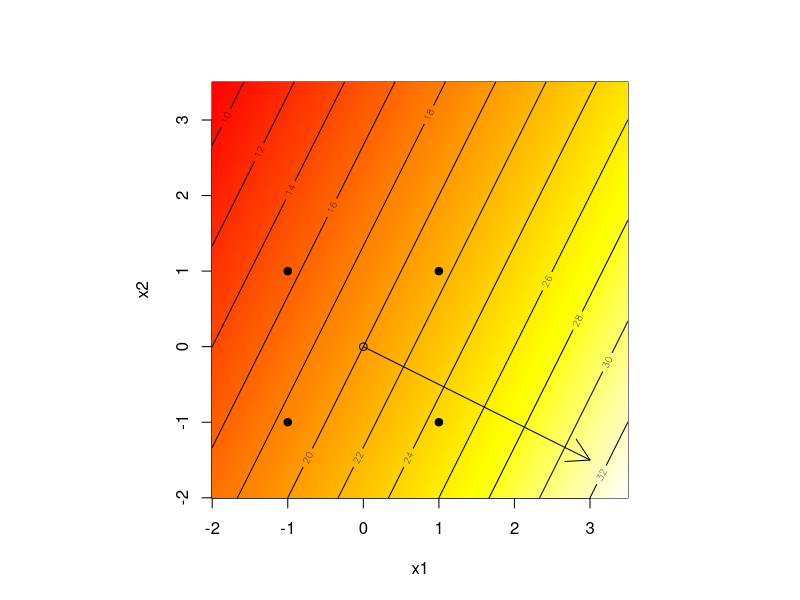
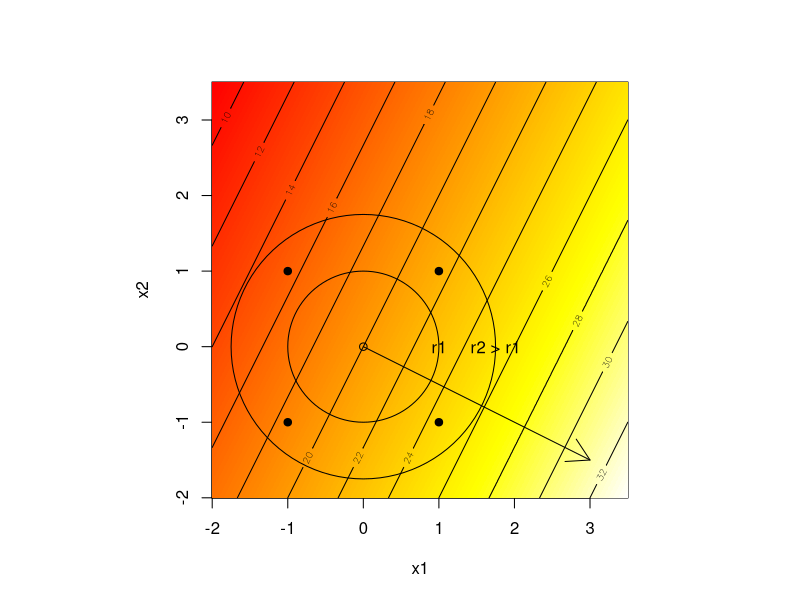
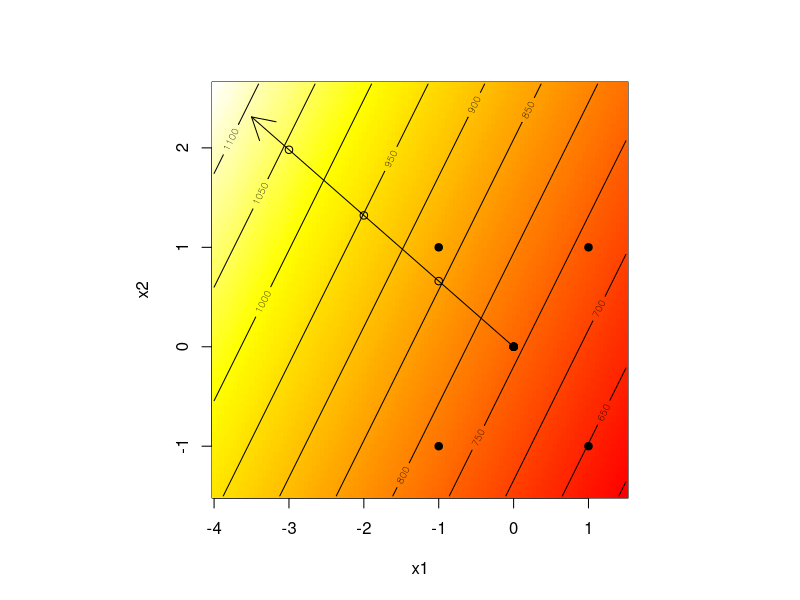
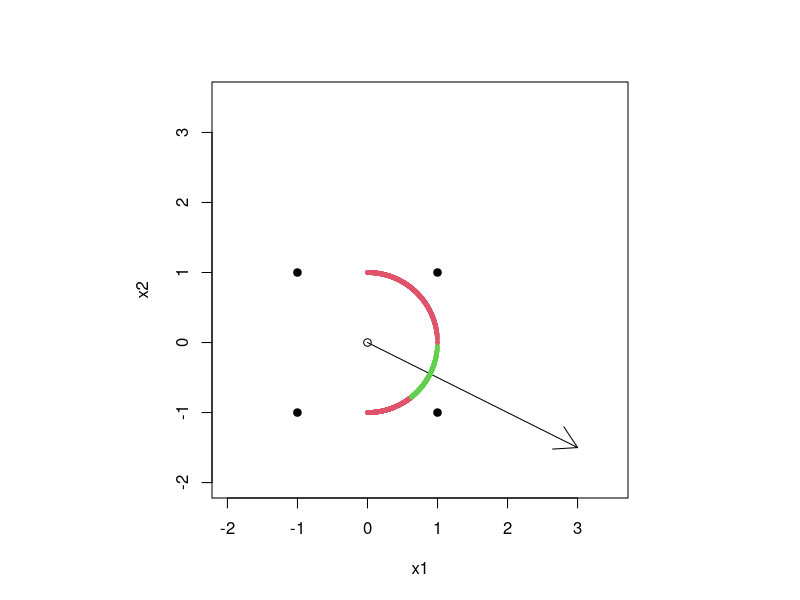
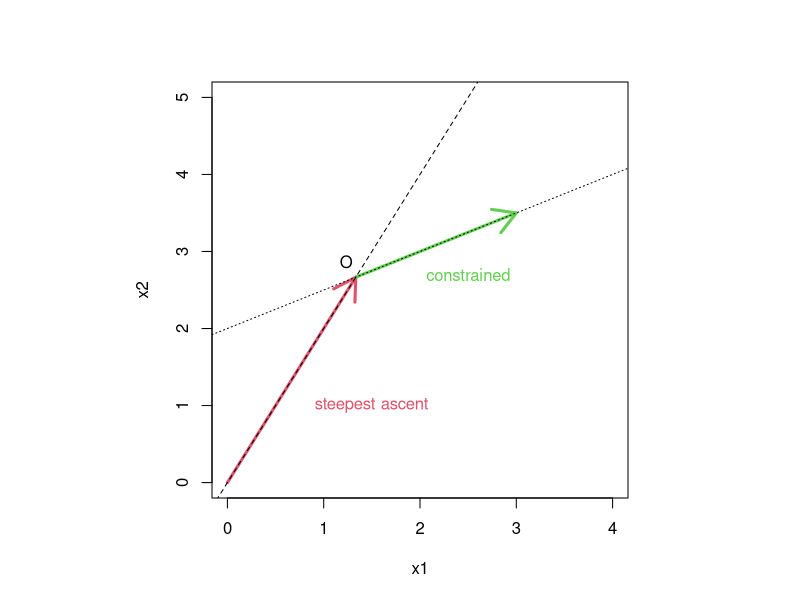
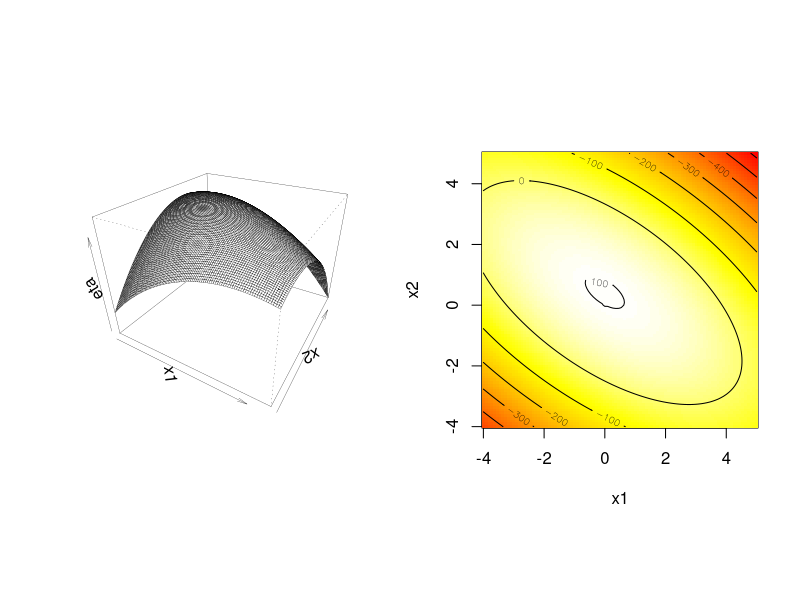
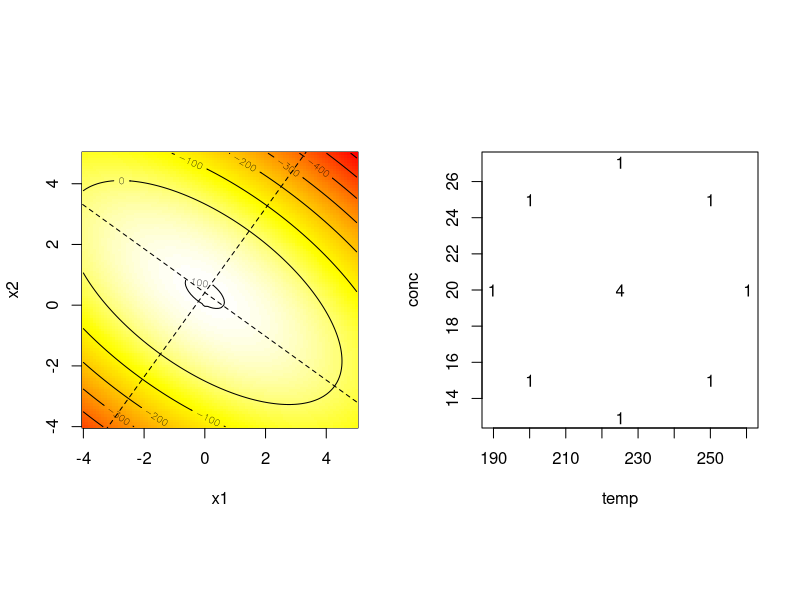
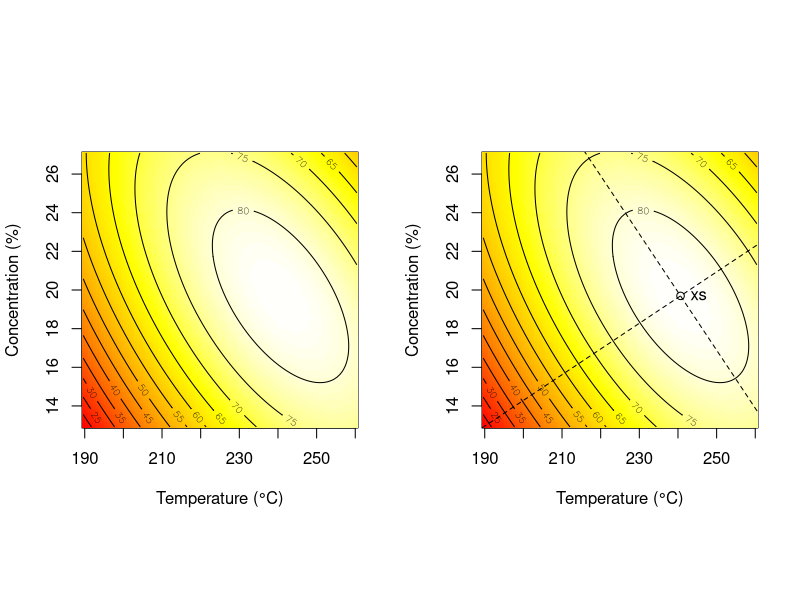

Write the R code that produced these figures, in order.
## ---- chunk 1
first.order <- function(x1, x2) {
  20 + 3*x1 - 1.5*x2
}
## ---- chunk 2
x1 <- x2 <- seq(-2, 3.5, length=1000)
g <- expand.grid(x1, x2)
yhat <- matrix(first.order(g[,1], g[,2]), ncol=length(x2))
D <- rbind(c(-1,-1), c(-1,1), c(1,-1), c(1,1))
D
## ---- chunk 3
cols <- heat.colors(128)
par(pty="s")
image(x1, x2, yhat, col=cols)
contour(x1, x2, yhat, add=TRUE)
points(D, pch=19)
points(0, 0)
arrows(0, 0, 3, -1.5)
## ---- chunk 4
par(pty="s")
image(x1, x2, yhat, col=cols)
contour(x1, x2, yhat, add=TRUE)
points(D, pch=19)
points(0, 0)
arrows(0, 0, 3, -1.5)
library(plotrix)
draw.circle(0, 0, 1)
text(1, 0, "r1")
draw.circle(0, 0, 1.75)
text(1.75, 0, "r2 > r1")
## ---- chunk 5
plasma <- read.table("dataset/plasma.txt", header=TRUE)
plasma
## ---- chunk 6
library(magrittr)
fit.int <- lm(etch ~ x1*x2, data=plasma)
summary(fit.int)
summary(fit.int)$coefficients %>% signif(digits=4)
## ---- chunk 7
fit <- lm(etch ~ x1 + x2, data=plasma)
summary(fit)
coef(fit)
## ---- chunk 8
AIC(fit, fit.int)
BIC(fit, fit.int)
## ---- chunk 9
b1 <- coef(fit)[2]
b2 <- coef(fit)[3]
delta2 <- abs(b2/b1)
delta2
## ---- chunk 10
Dnew <- data.frame(x1=-1:-3, x2=(1:3)*delta2)
Dnew
## ---- chunk 11
x1 <- seq(-4, 1.5, length=100)
x2 <- seq(-1.5, 4*delta2, length=100)
g <- expand.grid(x1=x1, x2=x2)
yhat <- matrix(predict(fit, newdata=g), ncol=length(x2))
## ---- chunk 12
par(pty="s")
image(x1, x2, yhat, col=cols)
contour(x1, x2, yhat, add=TRUE)
points(plasma$x1, plasma$x2, pch=19)
points(0, 0)
arrows(0, 0, -3.5, 3.5*delta2)
points(Dnew)
## ---- chunk 13
plasma.delta <- read.table("dataset/plasma_delta.txt", header=TRUE)
plasma.delta$p.etch <- predict(fit, newdata=plasma.delta[,4:5])
plasma.delta
## ---- chunk 14
max(plasma$etch)
## ---- chunk 15
r <- cbind(c(1, 2), c(100, 150), c(500, 1000), c(75, 120))
colnames(r) <- c("vel", "temp", "mpress", "bpress")
r
## ---- chunk 16
base <- r[1,] + (r[2,] - r[1,])/2
base
## ---- chunk 17
b <- c(-5.24, -6.22, -1.21, -1.07)
delta <- b/b[1]
delta
## ---- chunk 18
path <- rbind(0, apply(matrix(rep(delta, 4), ncol=4, byrow=TRUE), 2, cumsum))
colnames(path) <- paste0("x", 1:4)
rownames(path) <- paste0("Base +", 0:4, "Δ")
path
## ---- chunk 19
dnat <- delta*(r[2,] - r[1,])/2
dnat
## ---- chunk 20
matrix(rep(base, 4), ncol=4, byrow=TRUE)
## ---- chunk 21
pnat <- rbind(base, matrix(rep(base, 4), ncol=4, byrow=TRUE) + 
                apply(matrix(rep(dnat, 4), ncol=4, byrow=TRUE), 2, cumsum))
colnames(pnat) <- c("ft/sec", "°C", "psi", "psi")
rownames(pnat) <- rownames(path)
signif(cbind(path, pnat), digits=5)
## ---- chunk 22
x1 <- seq(0, 1, length=1000)
x2 <- sqrt(1 - x1^2)
x1 <- c(x1, x1)
x2 <- c(x2, -x2)
ci95 <- (3*x1 - 1.5*x2)^2 >= 9.3225

par(pty="s")
plot(0, type="n", xlim=c(-2, 3.5), ylim=c(-2, 3.5), xlab="x1", ylab="x2")
points(D, pch=19)
points(0, 0)
arrows(0, 0, 3, -1.5)
points(x1, x2, col=2 + ci95, pch=19, cex=0.5)
#plot(x1, x2)
## ---- chunk 23
theta <- asin(sqrt(0.25*7.71*(1/11.25)))
theta
## ---- chunk 24
O <- c(4/3, 8/3)
## ---- chunk 25
par(pty="s")
plot(0, 0, type="n", xlab="x1", ylab="x2", xlim=c(0, 4), ylim=c(0, 5))
arrows(0, 0, O[1], O[2], col=2, lwd=3)
arrows(O[1], O[2], 3, 2 + 3/2, col=3, lwd=3)
text(O[1] - 0.1, O[2] + 0.2, "O")
abline(0, 2, lty=2)
abline(2, 0.5, lty=3)
text(1.5, 1, "steepest ascent", col=2)
text(2.5, 2.7, "constrained", col=3)
## ---- chunk 26
upper <- c(150, 100, 40)
lower <- c(100, 50, 20)
scale <- (upper - lower) / 2
shift <- scale + lower
toxi <- data.frame(scale=scale, shift=shift)
toxi
## ---- chunk 27
c <- c(-300, 25, 25, 0)
## ---- chunk 28
b <- c(150, 1.7, 0.8, 0.5)
## ---- chunk 29
rhoo <- -c[1]/sum(c[-1]*b[-1])
rhoo
## ---- chunk 30
xo <- rhoo*b[-1]
xo
## ---- chunk 31
d <- as.numeric(coef(lm(b[-1] ~ c[-1] - 1)))
d
## ---- chunk 32
hpath <- function(lambda, b, c, rhoo, d)
 {
  ## steepest ascent up to one step past the constraint boundary
  delta <- b/b[1]
  path <- matrix(0, ncol=length(b), nrow=1)
  while(1) {
    lpath <- nrow(path)
    path <- rbind(path, path[lpath,] + delta)
    if(c[1] + sum(path[lpath + 1,]*c[-1]) > 0) break
  }
    
  ## intersection point plus steps along the modified portion
  cpath <- rhoo*b
  for(i in 1:length(lambda)) {
    cpath <- rbind(cpath, rhoo*b + lambda[i]*(b - d*c[-1]))
  }
    
  ## pasting the hybrid path together and naming the rows and columns
  path <- rbind(path[1:lpath,], cpath)
  colnames(path) <- paste("x", 1:length(b), sep="")
  rownames(path) <- c(rep("u", lpath), "o", rep("c", length(lambda)))
  return(path)
 }
## ---- chunk 33
lambda <- c(1,2,3,4)
path <- hpath(lambda, b[-1], c, rhoo, d)
## ---- chunk 34
A <- matrix(rep(toxi[,1], nrow(path)), ncol=ncol(path), byrow=TRUE)
B <- matrix(rep(toxi[,2], nrow(path)), ncol=ncol(path), byrow=TRUE)
pathxi <- A * path + B
colnames(pathxi) <- paste("xi", 1:3, sep="")
pathxi
## ---- chunk 35
pathxi[4:5,]
## ---- chunk 36
second.order <- function(x1, x2) {
  100 + 5*x1 + 10*x2 - 8*x1^2 - 12*x2^2 - 12*x1*x2
}
## ---- chunk 37
x1 <- x2 <- seq(-4, 5, length=100)
g <- expand.grid(x1, x2)
y <- matrix(second.order(g[,1], g[,2]), ncol=length(x2))
## ---- chunk 38
par(mfrow=c(1,2), pty="s")
persp(x1, x2, y, theta=30, phi=30, zlab="eta", expand=0.75, lwd=0.25)
image(x1, x2, y, col=heat.colors(128))
contour(x1, x2, y, add=TRUE)
## ---- chunk 39
dy <- rbind(c(16, 12), c(12, 24))
xh <- solve(dy, c(5, 10))
#yh <- 100 + 5*xh[1] + 10*xh[2] - 8*xh[1]^2 - 12*xh[2]^2 - 12*xh[1]*xh[2]
yh <- second.order(xh[1], xh[2])
c(x1=xh[1], x2=xh[2], y=yh)
## ---- chunk 40
b0 <- 100
b <- c(5, 10)
B <- matrix(c(-8, -12/2, -12/2, -12), ncol=2, byrow=TRUE)
B
## ---- chunk 41
xs <- -0.5*solve(B) %*% b
ys <- b0 + 0.5*t(xs) %*% b
sols <- rbind(h = c(xh, yh), s=c(xs, ys))
colnames(sols) <- c("x1", "x2", "y")
sols
## ---- chunk 42
E <- eigen(B)
lambda <- E$values
o <- order(abs(lambda), decreasing=TRUE)
lambda <- lambda[o]
lambda
## ---- chunk 43
V <- E$vectors[,o]
## ---- chunk 44
par(pty="s")
image(x1, x2, y, col=cols)
contour(x1, x2, y, add=TRUE)
lines(c(-V[1,1], V[1,1])*10 + xs[1], c(-V[2,1], V[2,1])*10 + xs[2], lty=2)
lines(c(-V[1,2], V[1,2])*10 + xs[1], c(-V[2,2], V[2,2])*10 + xs[2], lty=2)
## ---- chunk 45
chem <- read.table("dataset/chemical.txt", header=TRUE)
chem
uchem <- unique(chem[,1:2])
uchem
## ---- chunk 46
library(dplyr)
chem %>% 
  group_by(x1, x2) %>% 
  summarize(n = n(), .groups="drop") %>% 
  ungroup() %>% 
  pull(n) -> reps
reps
## ---- chunk 47
reps <- apply(uchem, 1, function(x) {
  sum(apply(chem[,1:2], 1, function(y) { all(y == x) }))
})
reps
## ---- chunk 48
par(pty="s")
plot(uchem, type="n")
text(uchem, labels=reps)
## ---- chunk 49
X <- with(chem, data.frame(x1=x1, x2=x2, x11=x1^2, x22=x2^2, x12=x1*x2))
y <- chem$y
fit <- lm(y ~ ., data=X)
summary(fit)
## ---- chunk 50
r <- cbind(c(200, 250), c(15, 25))
d <- (r[2,] - r[1,])/2
xi1 <- seq(min(chem$temp), max(chem$temp), length=100)
xi2 <- seq(min(chem$conc), max(chem$conc), length=100)
xi <- expand.grid(xi1, xi2)
x <- cbind((xi[,1] - r[2,1] + d[1])/d[1], (xi[,2] - r[2,2] + d[2])/d[2])
## ---- chunk 51
XX <- data.frame(x1=x[,1], x2=x[,2], x11=x[,1]^2, x22=x[,2]^2, x12=x[,1]*x[,2])
p <- predict(fit, newdata=XX)
head(p)
## ---- chunk 52
par(pty="s")
xlab <- "Temperature (°C)"
ylab <- "Concentration (%)"
image(xi1, xi2, matrix(p, nrow=length(xi1)), col=cols, xlab=xlab, ylab=ylab)
contour(xi1, xi2, matrix(p, nrow=length(xi1)), add=TRUE)
## ---- chunk 53
b <- coef(fit)[2:3]
B <- matrix(NA, nrow=2, ncol=2)
diag(B) <- coef(fit)[4:5]
B[1, 2] <- B[2, 1] <- coef(fit)[6]/2
xs <- -1/2*solve(B, b)
xs
## ---- chunk 54
xis <- xs*d + (r[2,] - d)
xis
## ---- chunk 55
E <- eigen(B)
E
## ---- chunk 56
lambda <- E$values
o <- order(abs(lambda), decreasing=TRUE)
lambda <- lambda[o]
V <- E$vectors[,o]
Vxi <- V
for(j in 1:ncol(Vxi)) Vxi[,j] <- Vxi[,j]*d*10
## ---- chunk 57
par(pty="s")
image(xi1, xi2, matrix(p, nrow=length(xi1)), col=cols, xlab=xlab, ylab=ylab)
contour(xi1, xi2, matrix(p, nrow=length(xi1)), add=TRUE)
lines(c(-Vxi[1,1], Vxi[1,1])+xis[1], c(-Vxi[2,1], Vxi[2,1])+xis[2], lty=2)
lines(c(-Vxi[1,2], Vxi[1,2])+xis[1], c(-Vxi[2,2], Vxi[2,2])+xis[2], lty=2)
points(xis[1], xis[2])
text(xis[1], xis[2], "xs", pos=4)
## ---- chunk 58
ys <- as.numeric(coef(fit)[1] + 0.5*t(xs) %*% b)
## ---- chunk 59
rr <- read.table("dataset/risingridge.txt", header=TRUE)
rr
## ---- chunk 60
rr$A2 <- rr$A^2
rr$B2 <- rr$B^2
rr$AB <- rr$A*rr$B
fit <- lm(y ~ ., data=rr)
summary(fit)
## ---- chunk 61
b <- coef(fit)[2:3]
B <- matrix(NA, nrow=2, ncol=2)
diag(B) <- coef(fit)[4:5]
B[1,2] <- B[2,1] <- coef(fit)[6]/2
xs <- -1/2*solve(B, b)
xs
## ---- chunk 62
apply(rr[,1:2], 2, range)
## ---- chunk 63
E <- eigen(B)
lambda <- E$values
o <- order(abs(lambda), decreasing=TRUE)
V <- E$vectors[,o]*20
lambda <- lambda[o]
lambda
## ---- chunk 64
ys <- coef(fit)[1] + 0.5*t(xs) %*% b
ys
## ---- chunk 65
x <- seq(-6, 6, length=100)
xx <- expand.grid(x, x)
XX <- data.frame(A=xx[,1], B=xx[,2], A2=xx[,1]^2, B2=xx[,2]^2, AB=xx[,1]*xx[,2])
p <- predict(fit, newdata=XX)
par(pty="s")
image(x, x, matrix(p, nrow=length(x)), col=cols, xlab="A", ylab="B")
contour(x, x, matrix(p, nrow=length(x)), add=TRUE)
lines(c(-V[1,1], V[1,1]) + xs[1], c(-V[2,1], V[2,1]) + xs[2], lty=2)
lines(c(-V[1,2], V[1,2]) + xs[1], c(-V[2,2], V[2,2]) + xs[2], lty=2)
polygon(c(1,1,-1,-1), c(1,-1,-1,1), lty=3)
text(0, -0.5, "design region", cex=0.5)
points(xs[1], xs[2])
text(xs[1], xs[2], "xs", pos=4)
